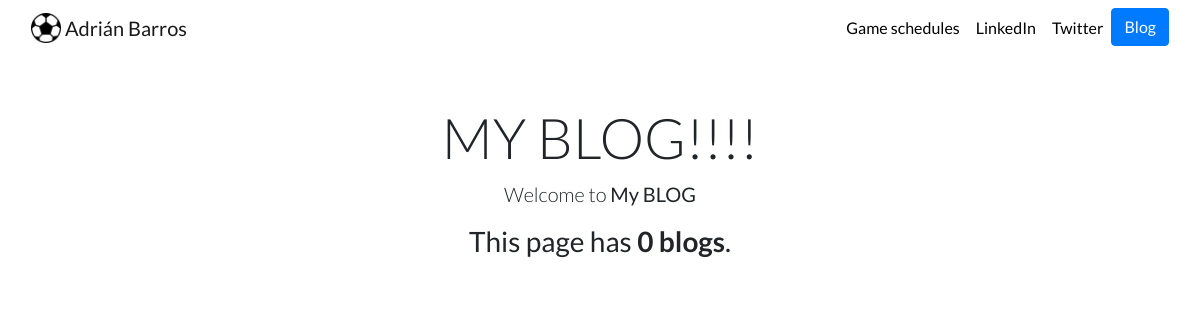
Before: /blog/ with the older database file.
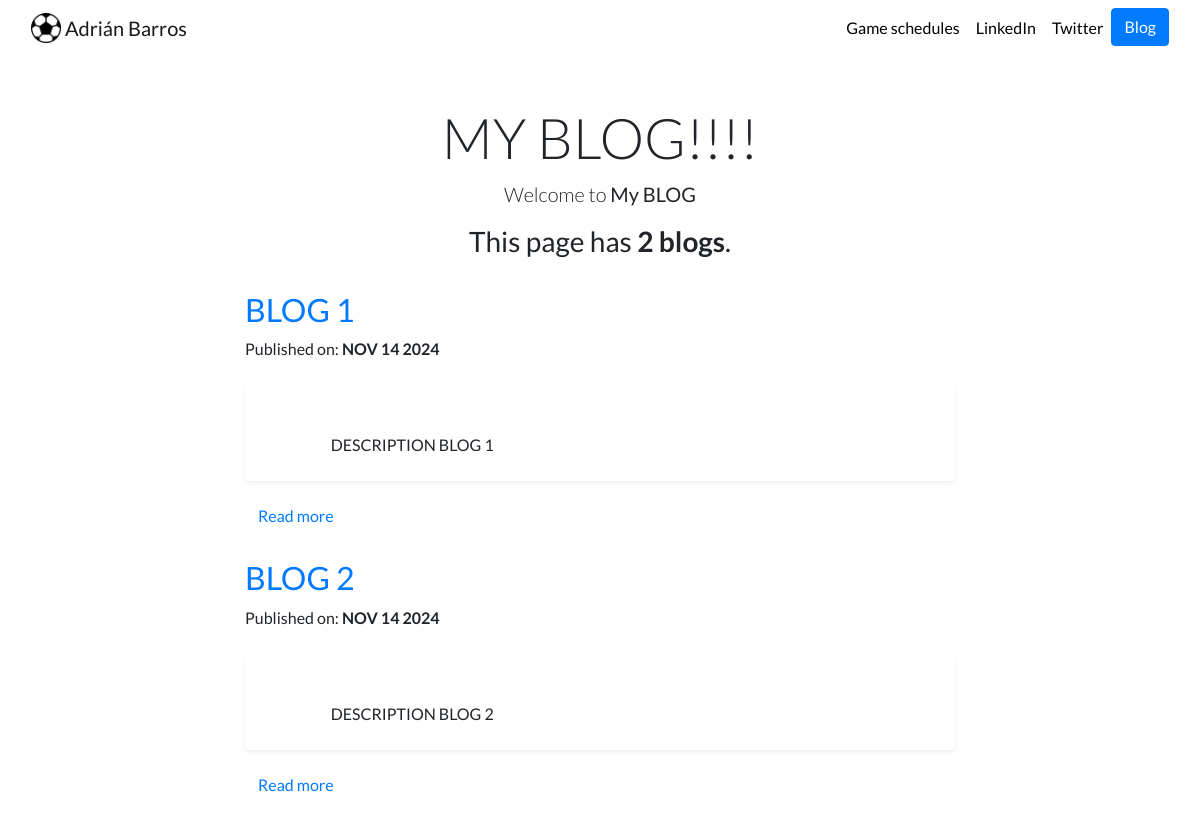
After: the same page with the newer database file.
### blog/models.py (models this page shows)
class Blog(models.Model):
    title = models.CharField(max_length=200)
    description = models.TextField()
    date = models.DateField(auto_now_add=True)

### blog/views.py (the view)
# urls.py: path('', views.all_blogs, name='all_blogs'),
def all_blogs(request):
    blogs=Blog.objects.all()
    return render(request, 'blog/all_blogs.html',{'blogs':blogs})

### blog/templates/blog/all_blogs.html
{% extends 'generator/base.html' %}
{% block content %}
<div class="container my-5">
    <div class="text-center">
        <h1 class="blog-title display-4">MY BLOG!!!!</h1>
        <p class="lead">Welcome to <b>My BLOG</b></p>
        <h3 class="blog-title">This page has <b>{{ blogs.count }} blog{{ blogs.count|pluralize }}</b>.</h3>
    </div>
    <div class="row justify-content-center">
        <div class="col-md-8">
            {% for blog in blogs %}
            <div class="blog-post my-4">
                <h2 class="text-primary">{{ blog.title }}</h2>
                <p class="blog-date">Published on: <b>{{ blog.date|date:'M d Y'|upper }}</b></p>
                <p class="blog-description mt-4 p-4 rounded shadow-sm bg-white"
                    style="word-wrap: break-word; word-break: break-word; overflow-wrap: break-word; white-space: pre-wrap;">
                    {{ blog.description|striptags|truncatechars:200 }}</p>
                <a href="{% url 'blog:detail' blog.id %}" class="btn btn-link">Read more</a>
            </div>
            {% endfor %}
        </div>
    </div>
</div>
{% endblock %}

Changed rows visible on the page:
added Blog: title "BLOG 1", date "NOV 14 2024", description "DESCRIPTION BLOG 1"
added Blog: title "BLOG 2", date "NOV 14 2024", description "DESCRIPTION BLOG 2"
Other visible differences:
{{ blogs.count }}: "0" → "2"
